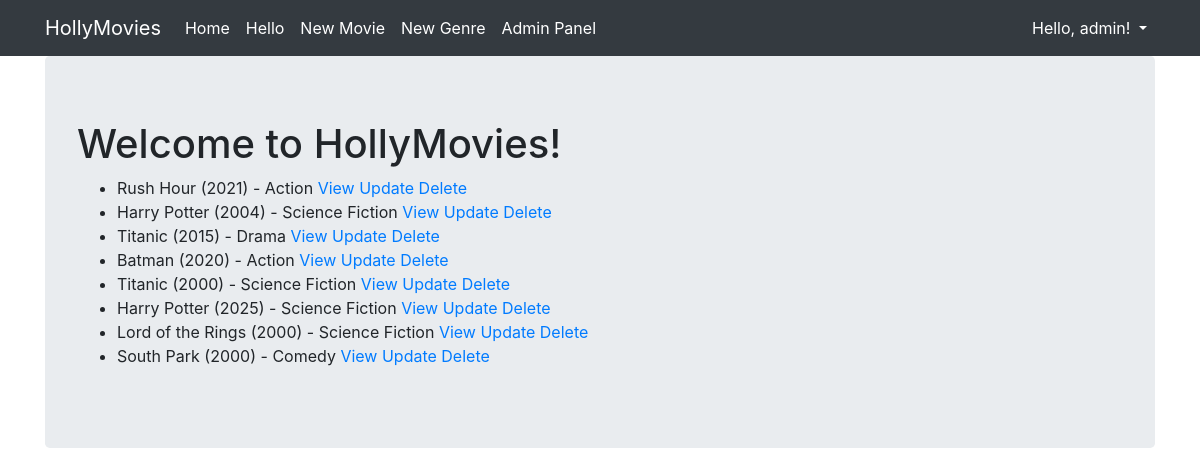
The app's page / (signed in) with its own data.
### viewer/models.py (models this page shows, shortened)
class Movie(Model):
  title = CharField(max_length=128)
  genre = ForeignKey(Genre, on_delete=DO_NOTHING)
  rating = IntegerField()
  released = DateField()
  description = TextField()
  created = DateTimeField(auto_now_add=True)

class Genre(Model):
  name=CharField(max_length=128)

### viewer/views.py (the view)
# urls.py: path('', MoviesViewList.as_view(), name="movies"),  # TEmplate Class based view-
class MoviesViewList(ListView):
  template_name = 'viewer/movies.html'
  model = Movie

### viewer/templates/viewer/movies.html
{% extends "viewer/base.html" %}
{% block content %}
  <h1>Welcome to HollyMovies!</h1>
  <ul>
    {% for movie in object_list %}
      <li>
        {{ movie.title }} ({{ movie.released.year }}) - {{ movie.genre.name }}
        <a href="{% url 'movie_detail' movie.id %}">
          View
        </a>
        {% if user.is_authenticated %}
        <a href="{% url 'movie_update' movie.id %}">
          Update
        </a>
        <a href="{% url 'movie_delete' movie.id %}">
          Delete
        </a>
        {% endif %}
      </li>
    {% endfor %}
  </ul>
{% endblock %}

### viewer/templates/viewer/base.html (shortened to what this page needs)
<!DOCTYPE html>
<html lang="en">
<head>
    <link rel="stylesheet" href="https://stackpath.bootstrapcdn.com/bootstrap/4.2.1/css/bootstrap.min.css">
</head>
<body>
<nav class="navbar navbar-expand-lg navbar-dark bg-dark">
    <div class="container fixed">
        <a class="navbar-brand" href="/">HollyMovies</a>
        <div class="collapse navbar-collapse" id="navbarNavAltMarkup">
          <div class="navbar-nav">
            <a class="nav-item nav-link active" href=" {% url 'movies' %}">
              Home
            </a>
            <a class="nav-item nav-link active" href="{% url 'hello' 'creepy' %}?s1=wonderful">
                Hello
            </a>
          <a class="nav-item nav-link active" href="{% url 'movie_create'  %}">
                New Movie
             </a>
              <a class="nav-item nav-link active" href="{% url 'new_genre'  %}">
                New Genre
             </a>
              <a class="nav-item nav-link active" href="/admin">
                Admin Panel
             </a>
          </div>
        </div>
        <div class="navbar-nav ml-auto">
          <div class="nav-item dropdown">
            {% if user.is_authenticated %}
              <a class="nav-link active dropdown-toggle" href="#" data-toggle="dropdown">
                {% if user.first_name %}Hello, {{ user.first_name }}!
                {% else %}Hello, {{ user.username }}!{% endif %}
              </a>
            {% endif %}
          </div>
          </div>
    </div>
</nav>
<div class="container">
  <div class="jumbotron">
    {% block content %}{% endblock %}
  </div>
</div>
</body>
</html>

### records on screen
Movie: title "Rush Hour", released.year "2021", genre.name "Action"
Movie: title "Harry Potter", released.year "2004", genre.name "Science Fiction"
Movie: title "Titanic", released.year "2015", genre.name "Drama"
Movie: title "Batman", released.year "2020", genre.name "Action"
Movie: title "Titanic", released.year "2000", genre.name "Science Fiction"
Movie: title "Harry Potter", released.year "2025", genre.name "Science Fiction"
Movie: title "Lord of the Rings", released.year "2000", genre.name "Science Fiction"
Movie: title "South Park", released.year "2000", genre.name "Comedy"

### other values on screen
{{ user.username }} "admin"
